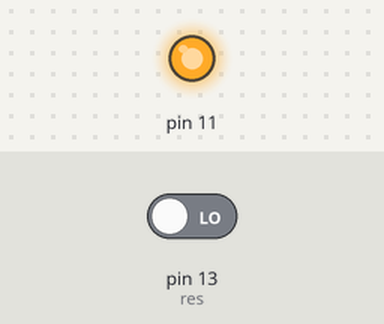
Simulated run of this program. Board: Raspberry Pi (header pin numbers). Parts: output pins drawn as LEDs (lit = HIGH). The inputs (shaded band) are chosen by the test bench; at power-on: pin 13 (res) LOW.

Above: at 1.2 s.
1.3 s: pin 13 (res) driven HIGH
At 1.6 s:
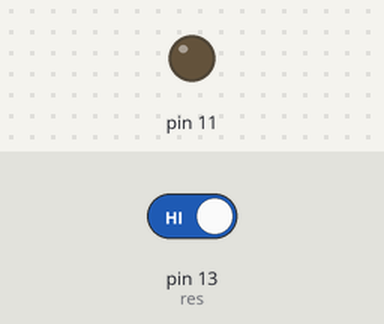
2.8 s: pin 13 (res) driven LOW
At 4.0 s:
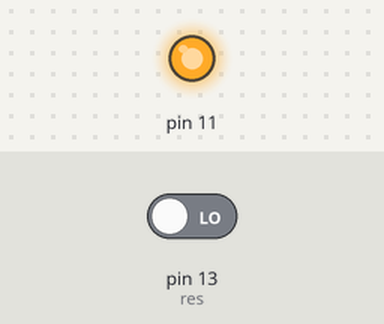
Timing chart, 0 to 5.8 s (numbered marks = the images above; inputs shaded):
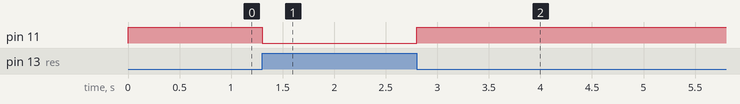

Measured:
- after the input at 1.3 s, pin 11: HIGH → LOW at once
- after the input at 2.8 s, pin 11: LOW → HIGH at once

The program:

switch_led.py
```python
import RPi.GPIO as pin
import time
pin.setwarnings(False)
pin.setmode(pin.BOARD)
pin.setup(11,pin.OUT)
pin.setup(13,pin.IN)
while True:
	res = pin.input(13)
	if res==0:
		pin.output(11,pin.HIGH)
	else:
		pin.output(11,pin.LOW)
```
